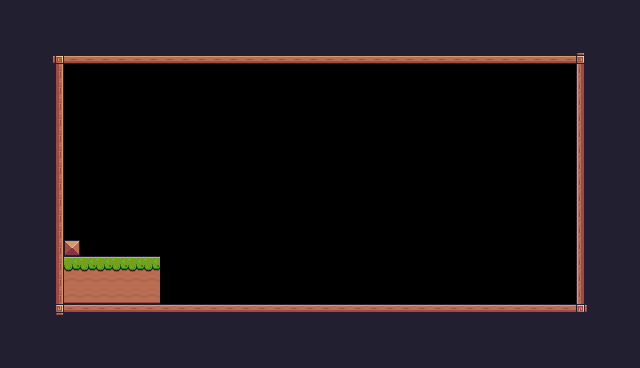

The image is a tile-based game level rendered from a .tmx file. Its description and complete source (layers, tilesets, objects, tile grids) follow:
An orthogonal 40x23 tile map with 16x16 px tiles, 1 tile layer (background) and 1 object (player).

<map version="1.10" tiledversion="1.11.0" orientation="orthogonal" renderorder="right-down" width="40" height="23" tilewidth="16" tileheight="16" infinite="0" nextlayerid="3" nextobjectid="16">
 <tileset firstgid="1" source="Pixel Adwenture.tsx" />
 <layer id="1" name="background" width="40" height="23">
  <data encoding="csv">
24,24,24,24,24,24,24,24,24,24,24,24,24,24,24,24,24,24,24,24,24,24,24,24,24,24,24,24,24,24,24,24,24,24,24,24,24,24,24,24,
24,24,24,24,24,24,24,24,24,24,24,24,24,24,24,24,24,24,24,24,24,24,24,24,24,24,24,24,24,24,24,24,24,24,24,24,24,24,24,24,
24,24,24,24,24,24,24,112,112,112,112,24,24,24,24,24,24,24,24,24,24,24,24,24,24,24,24,24,24,24,24,24,24,24,24,24,24,24,24,24,
24,24,24,92,134,134,134,134,134,134,134,134,134,134,134,134,134,134,134,134,134,134,134,134,134,134,134,134,134,134,134,134,134,134,134,134,93,24,24,24,
24,24,24,113,0,0,0,0,0,0,0,0,0,0,0,0,0,0,0,0,0,0,0,0,0,0,0,0,0,0,0,0,0,0,0,0,111,24,24,24,
24,24,24,113,0,0,0,0,0,0,0,0,0,0,0,0,0,0,0,0,0,0,0,0,0,0,0,0,0,0,0,0,0,0,0,0,111,24,24,24,
24,24,24,113,0,0,0,0,0,0,0,0,0,0,0,0,0,0,0,0,0,0,0,0,0,0,0,0,0,0,0,0,0,0,0,0,111,24,24,24,
24,24,24,113,0,0,0,0,0,0,0,0,0,0,0,0,0,0,0,0,0,0,0,0,0,0,0,0,0,0,0,0,0,0,0,0,111,24,24,24,
24,24,24,113,0,0,0,0,0,0,0,0,0,0,0,0,0,0,0,0,0,0,0,0,0,0,0,0,0,0,0,0,0,0,0,0,111,24,24,24,
24,24,24,113,0,0,0,0,0,0,0,0,0,0,0,0,0,0,0,0,0,0,0,0,0,0,0,0,0,0,0,0,0,0,0,0,111,24,24,24,
24,24,24,113,0,0,0,0,0,0,0,0,0,0,0,0,0,0,0,0,0,0,0,0,0,0,0,0,0,0,0,0,0,0,0,0,111,24,24,24,
24,24,112,113,0,0,0,0,0,0,0,0,0,0,0,0,0,0,0,0,0,0,0,0,0,0,0,0,0,0,0,0,0,0,0,0,111,24,24,24,
24,112,112,113,0,0,0,0,0,0,0,0,0,0,0,0,0,0,0,0,0,0,0,0,0,0,0,0,0,0,0,0,0,0,0,0,111,24,24,24,
24,112,112,113,0,0,0,0,0,0,0,0,0,0,0,0,0,0,0,0,0,0,0,0,0,0,0,0,0,0,0,0,0,0,0,0,111,24,24,24,
24,24,24,113,0,0,0,0,0,0,0,0,0,0,0,0,0,0,0,0,0,0,0,0,0,0,0,0,0,0,0,0,0,0,0,0,111,24,24,24,
24,24,24,113,35,0,0,0,0,0,0,0,0,0,0,0,0,0,0,0,0,0,0,0,0,0,0,0,0,0,0,0,0,0,0,0,111,112,24,24,
24,24,24,113,8,8,8,8,8,8,0,0,0,0,0,0,0,0,0,0,0,0,0,0,0,0,0,0,0,0,0,0,0,0,0,0,111,112,24,24,
24,24,24,113,30,30,30,30,30,30,0,0,0,0,0,0,0,0,0,0,0,0,0,0,0,0,0,0,0,0,0,0,0,0,0,0,111,24,24,24,
24,24,24,113,52,52,52,52,52,52,0,0,0,0,0,0,0,0,0,0,0,0,0,0,0,0,0,0,0,0,0,0,0,0,0,0,111,24,24,24,
24,24,24,114,90,90,90,90,90,90,90,90,90,90,90,90,90,90,90,90,90,90,90,90,90,90,90,90,90,90,90,90,90,90,90,90,115,24,24,24,
24,24,24,24,24,24,24,24,24,24,24,24,112,112,112,112,112,24,24,24,24,24,24,24,24,24,24,24,24,24,24,24,24,24,24,24,24,24,24,24,
24,24,24,24,24,24,24,24,24,24,24,24,24,24,24,24,24,24,24,24,24,24,24,24,24,24,24,24,24,24,24,24,24,24,24,24,24,24,24,24,
24,24,24,24,24,24,24,24,24,24,24,24,24,24,24,24,24,24,24,24,24,24,24,24,24,24,24,24,24,24,24,24,24,24,24,24,24,24,24,24
</data>
 </layer>
 <objectgroup id="2" name="spwnpoints">
  <object id="15" name="palyer" type="player" x="128.909" y="224.909" width="30.9091" height="30.7273" />
 </objectgroup>
</map>
